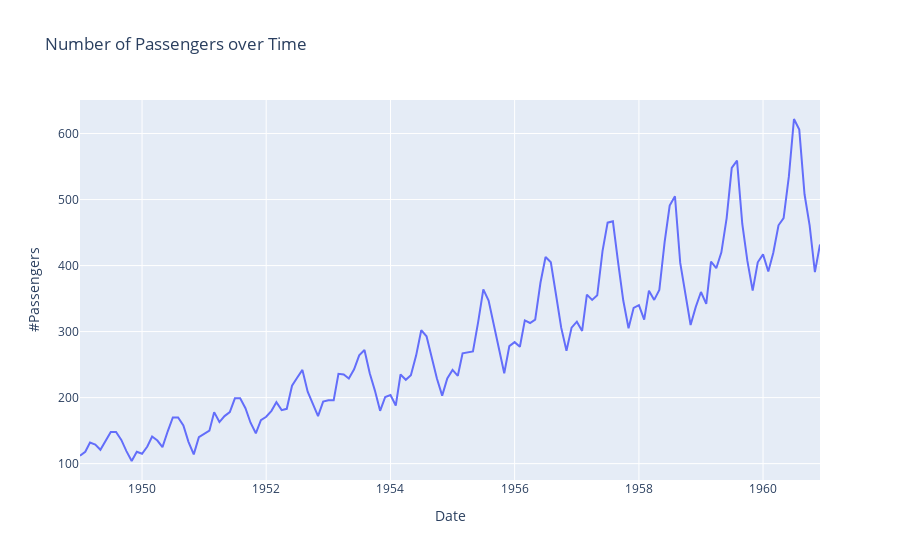

Notebook cell for this chart:
### Markdown cell above
#### Line Plot
There's a clear increasing trend in number of passengers year over year. In addition to an increasing amount of passengers each year, a mode in each year seems to have formed more drastically near the right side of the x-axis.

### Code cell
# line plot
def interactive_line_plot():
    fig = px.line(data, x=data.index, y='#Passengers', title='Number of Passengers over Time')
    fig.show()

# call the interactive functions
interactive_line_plot()

### Figure 1 — Plotly figure (JSON) as saved in the notebook; plotly's stock layout.template omitted (floating-point values rounded to 4 significant figures; data arrays with more than 128 entries replaced by an {"elided": "..."} marker saying what was removed)
{"data": [{"hovertemplate": "Date=%{x}<br>#Passengers=%{y}<extra></extra>", "legendgroup": "", "line": {"color": "#636efa", "dash": "solid"}, "marker": {"symbol": "circle"}, "mode": "lines", "name": "", "orientation": "v", "showlegend": false, "type": "scatter", "x": {"elided": "144 str values"}, "xaxis": "x", "y": {"elided": "144 int values"}, "yaxis": "y"}], "layout": {"legend": {"tracegroupgap": 0}, "title": {"text": "Number of Passengers over Time"}, "xaxis": {"anchor": "y", "domain": [0, 1], "title": {"text": "Date"}}, "yaxis": {"anchor": "x", "domain": [0, 1], "title": {"text": "#Passengers"}}}}
